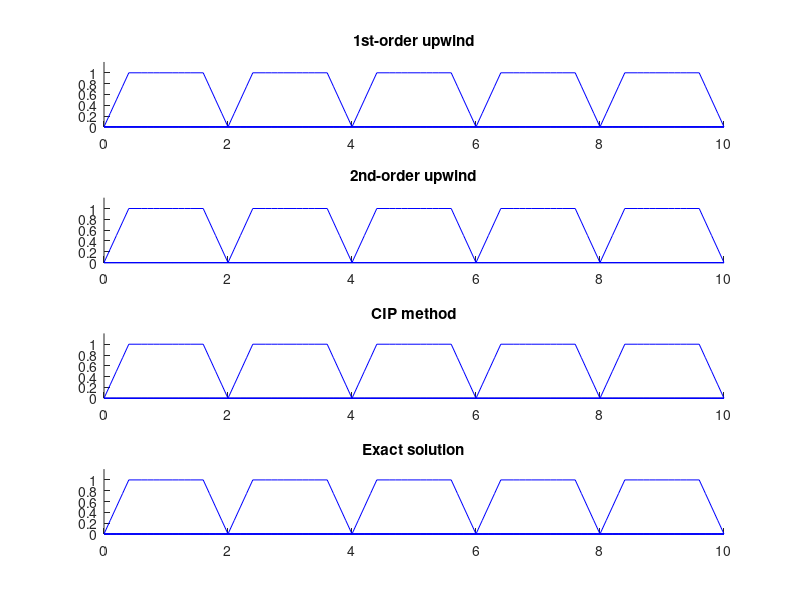

MATLAB code to generate this figure:
function advection_x

clear all;
close all;
format shortG;
courant=1;
deltaT=0.1;
partition=101;
pulseWidth=1;
speed=1;
thinningN=1;

xmax=10;
xx=linspace(0,xmax,101)';

global d; global h;
d=0.4; h=1.2;
global A; A=1;
a=A/d;
b=A*(2*d+h)/d;
I=ones(size(xx,1),1);
u=2;

% first_order_upwind;
% second_order_upwind;
% cip;
% exact_solution;
% hold on;
drawWave();

    function drawWave()
        for t=0:0.1:4
            x=xx-u*t;
            rising =a*x.*(x>=0 & x<d);
            holding = A*I.*(x>=d & x<=h+d);
            falling = (-a*x+b*I).*(x>h+d & x<=2*d+h);
            fx=rising+holding+falling;

            subplot(4,1,1);
            title('1st-order upwind');
            hold on;
            h1=drawOne(t,fx);
            
            subplot(4,1,2);
            title('2nd-order upwind');
            hold on;
            h2=drawTwo(t,fx);

            subplot(4,1,3);
            title('CIP method');
            hold on;
            h3=drawThree(t,fx);
            
            subplot(4,1,4);
            title('Exact solution');
            hold on;
            h4=drawFour(t,fx);
            
%             pause(0.02);
            
            if ((t==0)||(t==1)||(t==2)||(t==3)||(t==4))
                set(h1,'Visible','on');
                set(h2,'Visible','on');
                set(h3,'Visible','on');
                set(h4,'Visible','on');
                
            else
                set(h1,'Visible','off');
                set(h2,'Visible','off');
                set(h3,'Visible','off');
                set(h4,'Visible','off');
            end
            
        end
    end

    function h1=drawOne(t,fx)
        h1=plot(xx,fx,'b-');
        xlim([0 xmax]);
        ylim([0 1.2*A]);
        drawnow;
    end

    function h2=drawTwo(t,fx)
        h2=plot(xx,fx,'b-');
        xlim([0 xmax]);
        ylim([0 1.2*A]);
        drawnow;
    end

    function h3=drawThree(t,fx)
        h3=plot(xx,fx,'b-');
        xlim([0 xmax]);
        ylim([0 1.2*A]);
        drawnow;
    end

    function h4=drawFour(t,fx)
        h4=plot(xx,fx,'b-');
        xlim([0 xmax]);
        ylim([0 1.2*A]);
        drawnow;
    end

end